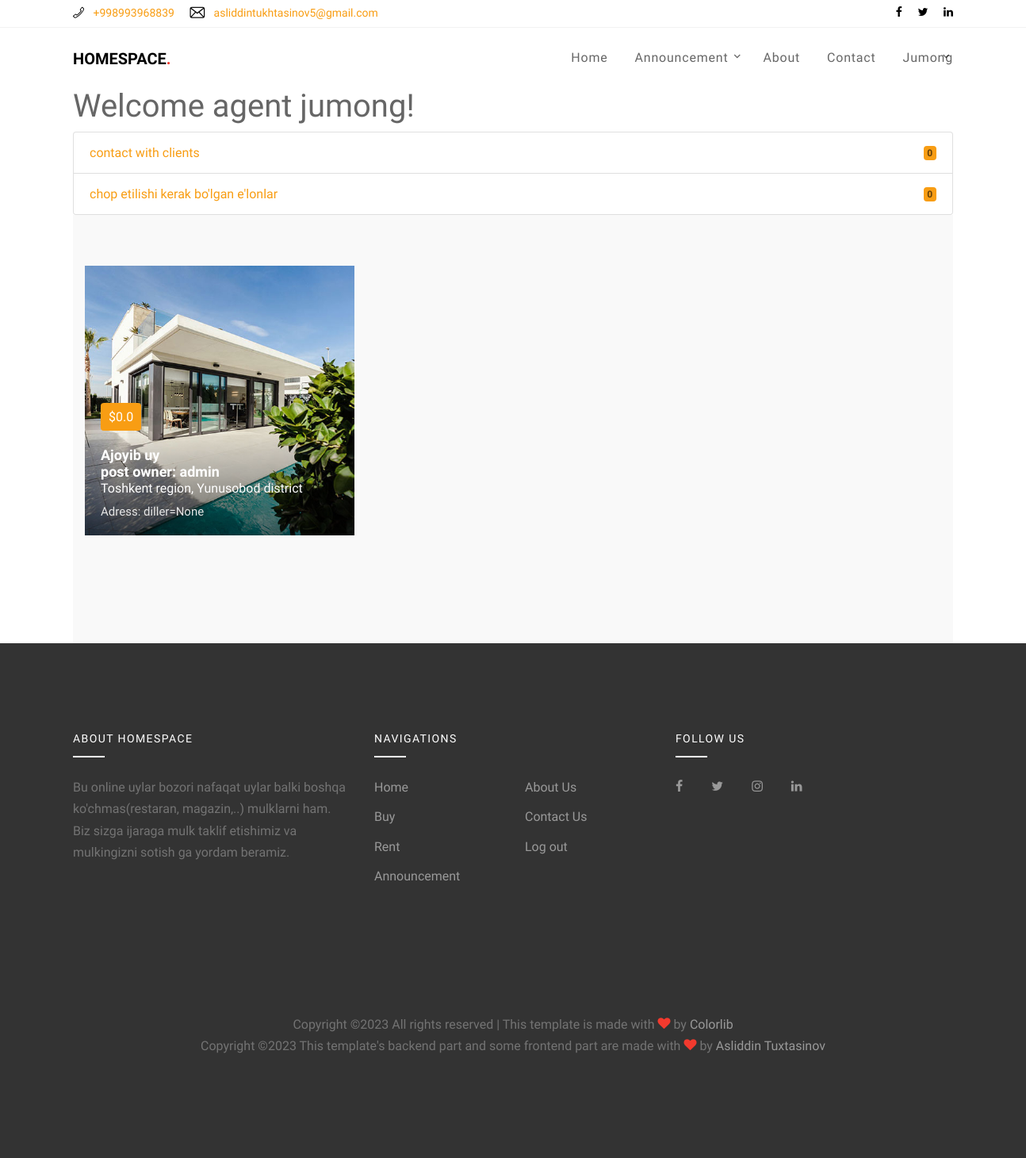
Before: /user/user_page/ (signed in) with the older database file.
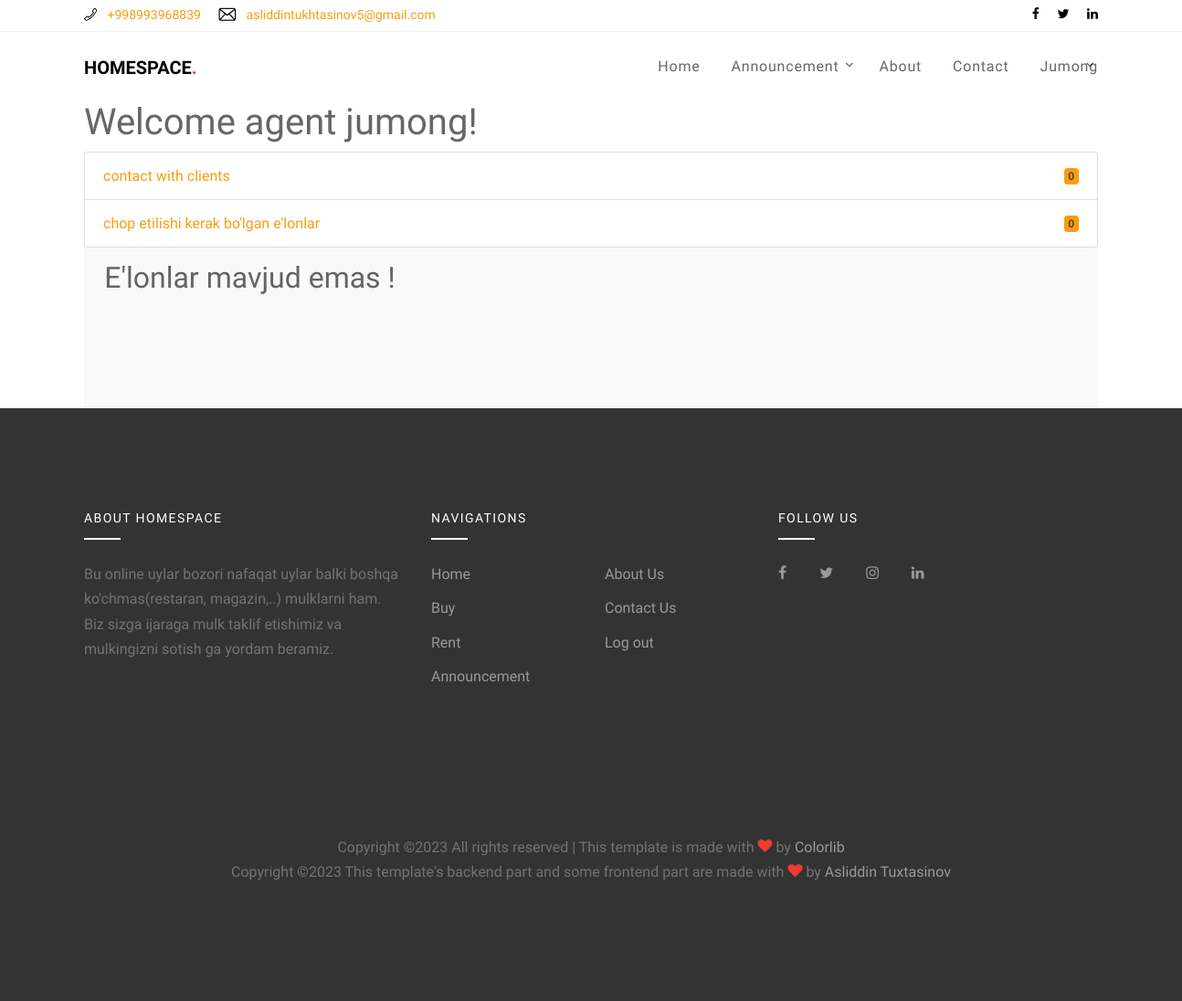
After: the same page with the newer database file.
### announcement/models.py (models this page shows, shortened)
class Posts(models.Model):
    resturant = 'resturant';
    market = 'market';
    float = 'float';
    yard = 'yard'
    type = [(resturant, 'resturant'), (market, 'market'), (float, 'float'), (yard, 'yard')]
    sale = 'buy';
    rent = 'rent'
    type_status = [(sale, 'Buy'), (rent, 'Rent')]
    title = models.CharField(max_length=255, unique=True)
    home_type = models.CharField(max_length=20, choices=type, default=type[2][0])
    type = models.CharField(max_length=20, choices=type_status, default=type_status[0][0])
    price = models.FloatField('price ($)', default=0, blank=True, validators=[MinValueValidator(0)])
    year_build = models.PositiveIntegerField(default=0, blank=True, validators=[MinValueValidator(0)])
    more_info = models.TextField('more info', default="more info ...")
    area = models.FloatField('area (m.kv)', default=1)
    picture = models.ImageField(
        upload_to=f"announcement/%Y/%m/%d/announcement")
    picture2 = models.ImageField(
        upload_to=f"announcement/%Y/%m/%d/announcement")
    picture3 = models.ImageField(
        upload_to=f"announcement/%Y/%m/%d/announcement")
    beds = models.PositiveIntegerField(
        'badroom', validators=[MinValueValidator(1), MaxValueValidator(5)], default=1)
    baths = models.PositiveIntegerField(
        'batheroom', validators=[MinValueValidator(1), MaxValueValidator(5)], default=1)
    garages = models.PositiveIntegerField(
        'garages', validators=[MinValueValidator(0), MaxValueValidator(5)], default=1)
    tel_num = models.CharField("telefon number:", max_length=40, default="+998")
    region = models.ForeignKey(Regions, on_delete=models.CASCADE)
    district = models.ForeignKey(Districts, on_delete=models.CASCADE)
    adress = models.CharField(max_length=255, null=True)
    diller = models.ForeignKey(Agents, on_delete=models.SET_NULL, null=True)
    created_at = models.DateTimeField(auto_now_add=True)
    slug = models.SlugField(max_length=255, db_index=True, blank=True)
    owner = models.ForeignKey(User, on_delete=models.CASCADE)
    is_publish = models.BooleanField(default=False)
    is_send_mail = models.BooleanField(default=False)
    def get_absolute_url(self):
        kwargs = {'slug': self.slug}
        return reverse('post-detail', kwargs=kwargs)
    class Meta:
        ordering = ['-created_at']
        verbose_name_plural = 'Posts'
        verbose_name = 'Post'

class Regions(models.Model):
    region = models.CharField(max_length=150, unique=True)
    def __str__(self):
        return self.region
    class Meta:
        verbose_name_plural = 'Regions'
        verbose_name = 'Region'

class Districts(models.Model):
    region = models.ForeignKey(Regions, on_delete=models.CASCADE)
    district = models.CharField(max_length=150)
    def __str__(self):
        return self.district
    class Meta:
        verbose_name_plural = 'Districts'
        verbose_name = 'District'

### authusers/models.py (models this page shows)
class CustomUser(AbstractUser):
    email = models.EmailField(
        'email address', unique=True,
        error_messages={
            'unique': "A user with that email already exists.",},)
    is_agent = models.BooleanField('agent',default=False,help_text=('is agent?'),)
    create_date = models.DateTimeField(auto_now_add=True)

### authusers/views.py (the view)
# urls.py: path('user_page/', UserPageView.as_view(), name='user_page'),
class UserPageView(LoginRequiredMixin,ListView):
    model = Posts
    context_object_name = 'posts'
    template_name = 'profilePage/user_page.html'
    paginate_by = 6
    paginate_orphans = 3
    def get_queryset(self):
        client = self.request.user
        if client.is_agent:
            try:
                diller=Agents.objects.get(agent=client)
                queryset = self.model._default_manager.filter(diller=diller,is_publish=True)
            except:
                queryset = self.model._default_manager.none()
        else:
            queryset = self.model._default_manager.filter(owner=client)
        return queryset
    def get_context_data(self,**kwargs):
        context = super().get_context_data(**kwargs)
        client = self.request.user
        if client.is_agent:
            context['contact_with_cilent_count']=len(ContactWithAgent.objects.filter(agent__agent=client))
            context['new_announcment_publish_count'] = len(Posts.objects.filter(diller__agent=client,is_publish=False))
        return context

### templates/profilePage/user_page.html (shortened to what this page needs)
{% extends 'base.html' %}
{% load static %}
{% block content %}
<div class="container">
    {% if user.is_authenticated %}
        <div class="content-header">
            {% if user.is_agent %}
                <h1>Welcome agent {{user.username}}!</h1>
                <ul class="list-group">
                    <li class="list-group-item d-flex justify-content-between align-items-center">
                        <a href="{% url 'contact-with-client-page' %}">contact with clients</a>
                        <span class="badge bg-primary rounded-pill">{{contact_with_cilent_count}}</span>
                    </li>
                    <li class="list-group-item d-flex justify-content-between align-items-center">
                        <a href="{% url 'announcment_to_be_published' %}">chop etilishi kerak bo'lgan e'lonlar</a>
                        <span class="badge bg-primary rounded-pill">{{new_announcment_publish_count}}</span>
                    </li>
                </ul>
            {% endif %}
        </div>
        <div class="site-section site-section-sm bg-light">
            <div class="container">
                {% include 'posts.html' %}
            </div>
        </div>
    {% else %}
        <h1>You are not login</h1>
    {% endif %}
</div>
{% endblock %}

### templates/posts.html (shortened to what this page needs)
{% load static %}
<div class="row mb-5">
  {% if posts %}
    {% for post in posts %}
      <div class="col-md-6 col-lg-4 mb-4">
        <a href="{{ post.get_absolute_url }}" class="prop-entry d-block">
          <figure>
            <img src="{{post.picture.url}}" alt="{{post.title}}" class="img-fluid">
          </figure>
          <div class="prop-text">
            <div class="inner">
              <span class="price rounded">${{post.price}}</span>
              <h3 class="title">{{ post.title }}</h3>
              <h5 class="title">post owner: {{ post.owner }}</h5>
              <h6 style="color:white;">{{ post.region }} region, {{ post.district }} district</h6>
              <p class="location">Adress: {{post.adress}}</p>
            </div>
          </div>
        </a>
      </div>
    {% endfor %}
  {% else %}
    <h2 style="margin-left:2%; margin-top:-4.5%;">E'lonlar mavjud emas !</h2>
  {% endif %}
</div>

Changed rows visible on the page:
removed Posts: picture (picture), price "0.0", title "Ajoyib uy", owner "admin", region "Toshkent", district "Yunusobod", adress "diller=None"
Other visible differences:
text now shown: "E'lonlar mavjud emas !"
